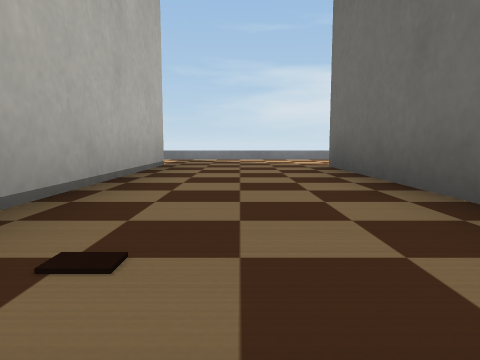
view 1 (above)

24 first-person views from a walk through a Webots world. The camera is 0.17 m above the floor, tilts 6° down and sees 70° across. The floor is counted in squares, 0.5 m on a side. Each view is taken from the middle of a square. On the plan, view 1 faces up. The plan holds only what a view shows up to about 9 squares ahead; the rest is blank. Robots are left out. Simple shapes and patterns stand in for the simulator's stock objects.

view 2
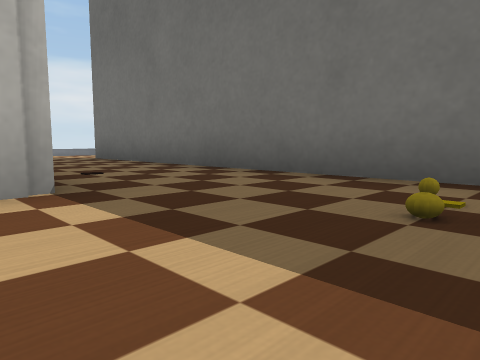

view 3
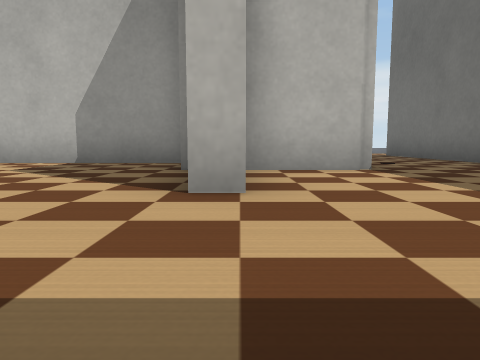

view 4
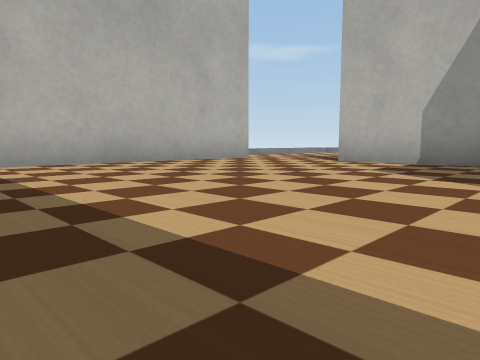

view 5
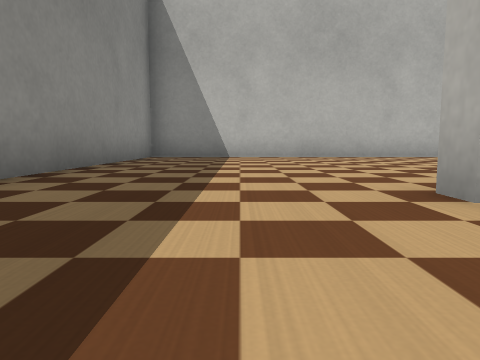

view 6
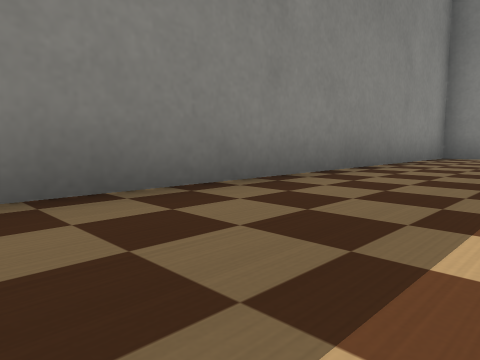

view 7
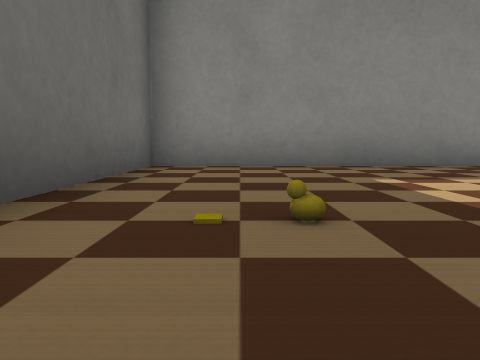

view 8
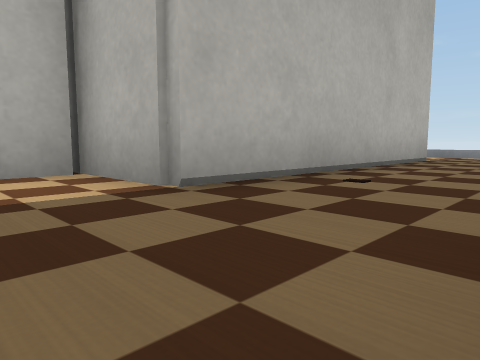

view 9
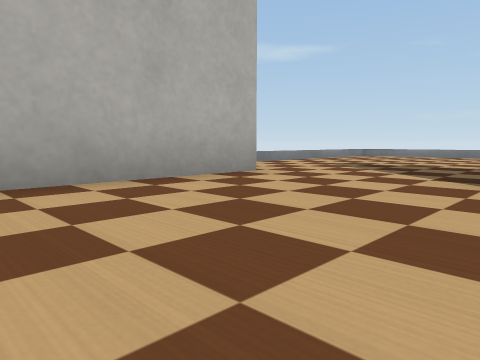

view 10
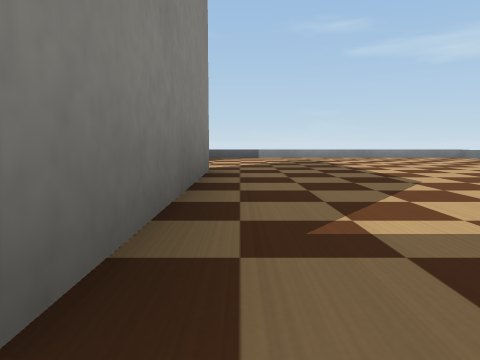

view 11
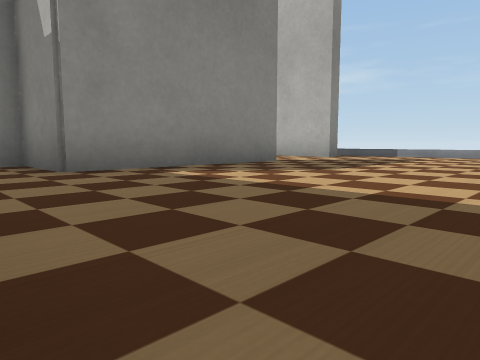

view 12
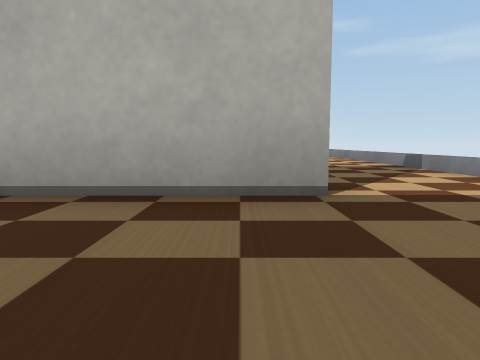

view 13
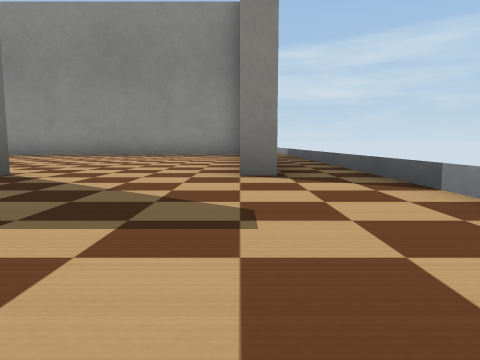

view 14
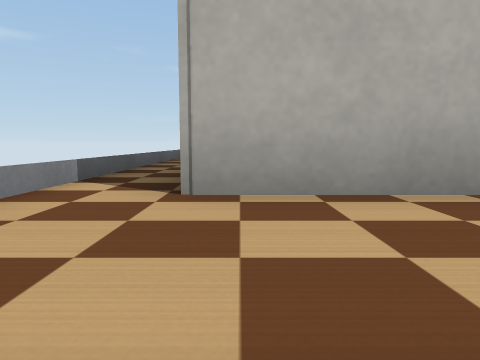

view 15
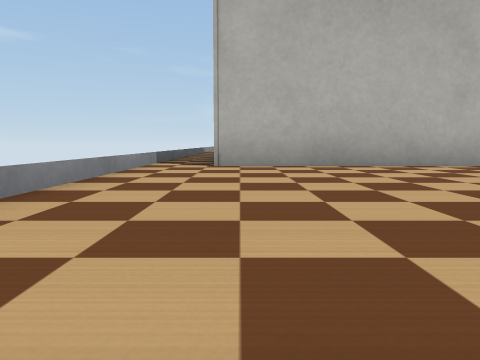

view 16
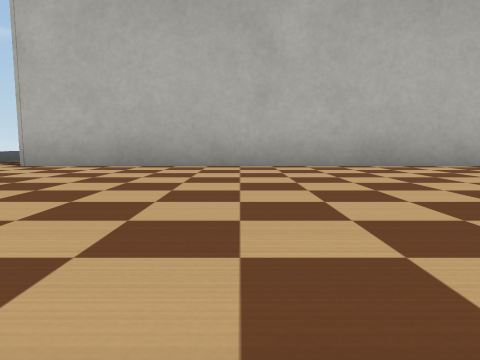

view 17
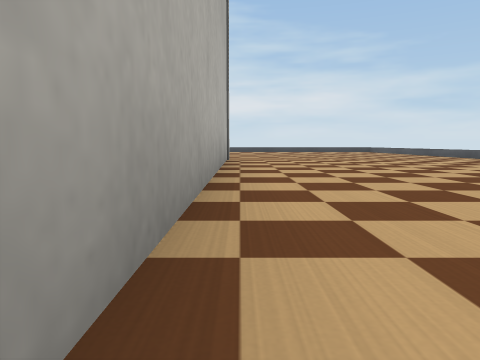

view 18
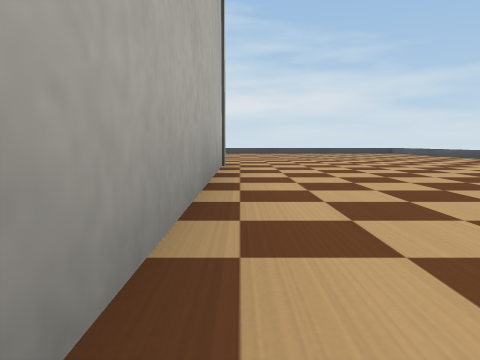

view 19
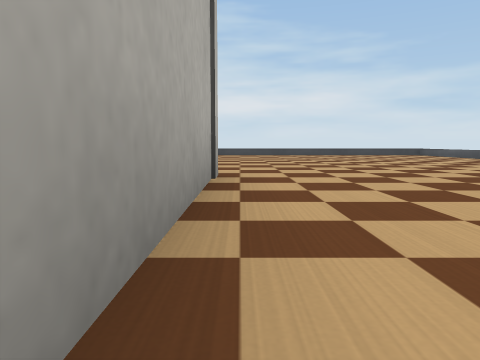

view 20
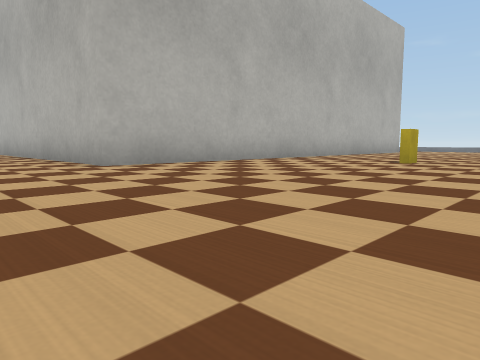

view 21
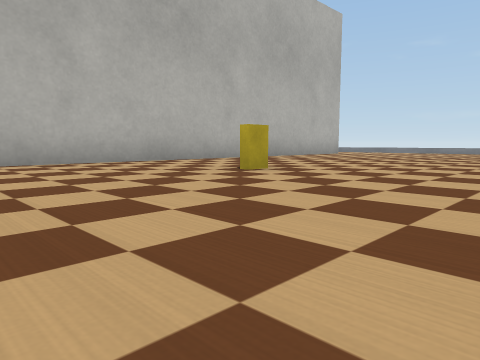

view 22
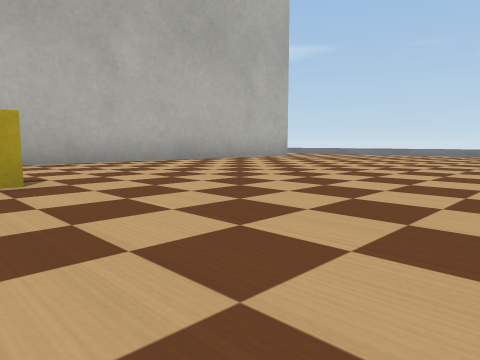

view 23
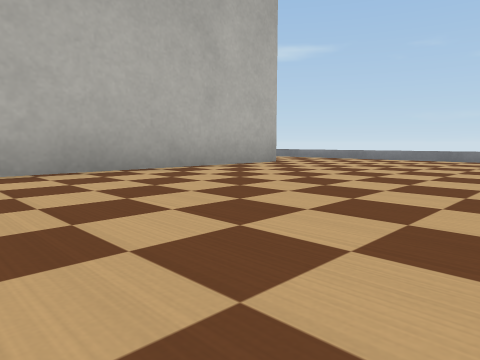

view 24
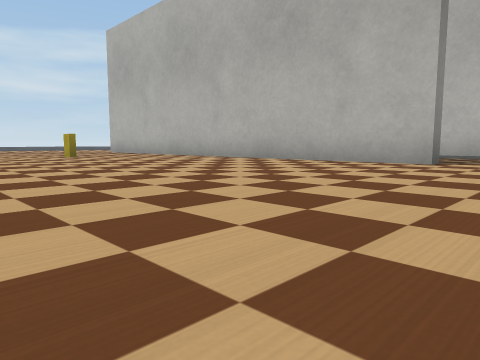

### Floor plan
Points are (right, up) in squares from view 1. A wall is a line through its corners. A room is listed if a view was taken in it or the views show most of it. See-through windows are left out.
Room 1 (views 1, 2, 3, 4, 5, 6, 7, 8, 9, 12)
walls: (-3, -0.6) (-3, -2.6) (-3.4, -2.6); (-4, 1.2) (-7.5, 1.2); (-10, 1.3) (-10, -6.3) (1.4, -6.3) (1.4, 5.2) (1.8, 5.2); (-1.2, 5.6) (-1.2, -0.5) (-3.9, -0.5)
low walls: (2.4, 7.5) (-0.6, 7.5)
ways out: opening at (-8.5, 1) to room 2; opening at (-1, 6.5) to room 2; opening at (2, 6.5) to room 3
objects: rubber duck (0, -2)
Room 2 (views 10, 11, 13)
walls: (-7.5, 1.6) (-3.4, 1.6) (-3.4, -0.1) (-3, -0.1); (-10.5, 1.3) (-10, 1.3)
low walls: (-0.6, 7.5) (-11.5, 7.5) (-11.5, -6.4)
ways out: opening at (-8.5, 1) to room 1; opening at (-1, 6.5) to room 1; opening at (-11, -6) to room 3
Room 3 (views 14, 15, 16, 17, 18, 19, 20, 21, 22, 23, 24)
walls: (1.8, 5.2) (1.8, -6.7) (-10.5, -6.7)
low walls: (1.9, -12.5) (7, -12.5); (6.1, 7.5) (2.4, 7.5); (-11.5, -6.4) (-11.5, -9.9)
ways out: opening at (2, 6.5) to room 1; opening at (-11, -6) to room 2
objects: cereal box (5, -2)

Positions as (right, up) in squares from view 1, and headings:
1: (0, 0), facing up
2: (-2, -3), facing up-right
3: (-3, -5), facing up
4: (-4, -5), facing up-left
5: (-1, -4), facing left
6: (-1, -4), facing down-left
7: (0, -1), facing down
8: (1, -2), facing up-left
9: (-7, -2), facing up-left
10: (-3, 2), facing left
11: (-2, 6), facing down-left
12: (1, 5), facing left
13: (-10, 5), facing down
14: (-10, -9), facing up
15: (-10, -12), facing up
16: (-7, -12), facing up
17: (-6, -7), facing right
18: (-4, -7), facing right
19: (-2, -7), facing right
20: (7, -9), facing up-left
21: (8, -6), facing up-left
22: (8, -3), facing up-left
23: (6, 0), facing up-left
24: (8, 7), facing down-left
